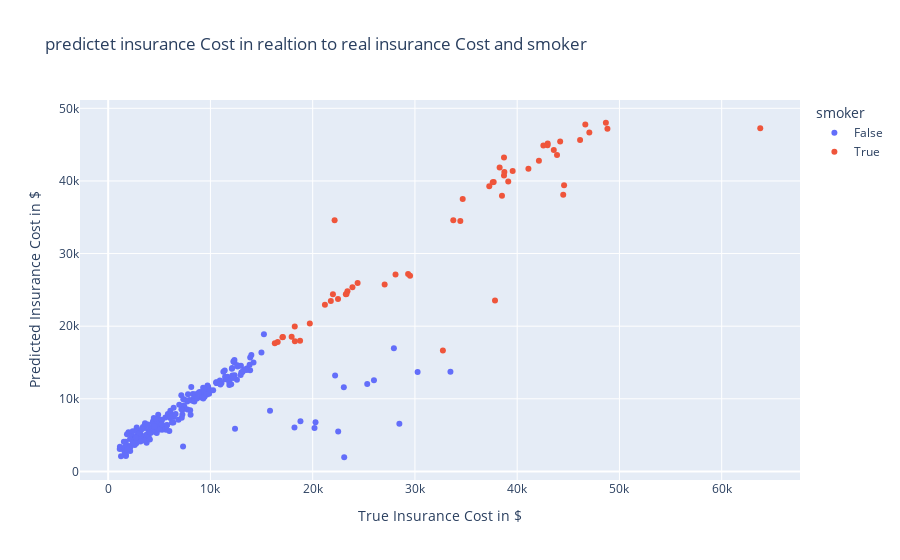

Write notebook code for a chart like this one.
### Markdown cell above
Most of the errors fall in area of -2000$ to + 2000$ (wher as negative Values represent an underestimation of the isurance cost), with a median Error of about 1300$

### Code cell
scatter = px.scatter(
    results,
    x="true",
    y="pred",
    color="smoker",
    title="predictet insurance Cost in realtion to real insurance Cost and smoker",
)
scatter.update_xaxes(title="True Insurance Cost in $")
scatter.update_yaxes(title="Predicted Insurance Cost in $")
scatter.show()

### Figure 1 — Plotly figure (JSON) as saved in the notebook; plotly's stock layout.template omitted (floating-point values rounded to 4 significant figures; data arrays with more than 128 entries replaced by an {"elided": "..."} marker saying what was removed)
{"data": [{"hovertemplate": "smoker=False<br>true=%{x}<br>pred=%{y}<extra></extra>", "legendgroup": "False", "marker": {"color": "#636efa", "symbol": "circle"}, "mode": "markers", "name": "False", "orientation": "v", "showlegend": true, "type": "scatter", "x": {"elided": "214 float values"}, "xaxis": "x", "y": {"elided": "214 float values"}, "yaxis": "y"}, {"hovertemplate": "smoker=True<br>true=%{x}<br>pred=%{y}<extra></extra>", "legendgroup": "True", "marker": {"color": "#EF553B", "symbol": "circle"}, "mode": "markers", "name": "True", "orientation": "v", "showlegend": true, "type": "scatter", "x": [29330.0, 33750.0, 18260.0, 46150.0, 48670.0, 44200.0, 42970.0, 21770.0, 23890.0, 38710.0, 42120.0, 38750.0, 17940.0, 28100.0, 38510.0, 44500.0, 41100.0, 27040.0, 23400.0, 38280.0, 19720.0, 18770.0, 21200.0, 23240.0, 37700.0, 22480.0, 22140.0, 42980.0, 37270.0, 23310.0, 46660.0, 37610.0, 34440.0, 39130.0, 48820.0, 43580.0, 39560.0, 21980.0, 16300.0, 32730.0, 29520.0, 38711, 24390.0, 17090.0, 16580.0, 17040.0, 42560.0, 34670.0, 37830.0, 43900.0, 44590.0, 18250.0, 47060.0, 63770.0], "xaxis": "x", "y": [27180.0, 34600.0, 17930.0, 45640.0, 48010.0, 45440.0, 44930.0, 23470.0, 25350.0, 40750.0, 42760.0, 41220.0, 18550.0, 27120.0, 37980.0, 38110.0, 41670.0, 25750.0, 24820.0, 41840.0, 20380.0, 17980.0, 22940.0, 24400.0, 39840.0, 23750.0, 34570.0, 45140.0, 39250.0, 24430.0, 47790.0, 39830.0, 34490.0, 39910.0, 47200.0, 44270.0, 41360.0, 24380.0, 17670.0, 16650.0, 26930.0, 43240.0, 25940.0, 18520.0, 17830.0, 18490.0, 44890.0, 37520.0, 23550.0, 43570.0, 39400.0, 19940.0, 46660.0, 47250.0], "yaxis": "y"}], "layout": {"legend": {"title": {"text": "smoker"}, "tracegroupgap": 0}, "title": {"text": "predictet insurance Cost in realtion to real insurance Cost and smoker"}, "xaxis": {"anchor": "y", "domain": [0, 1], "title": {"text": "True Insurance Cost in $"}}, "yaxis": {"anchor": "x", "domain": [0, 1], "title": {"text": "Predicted Insurance Cost in $"}}}}
